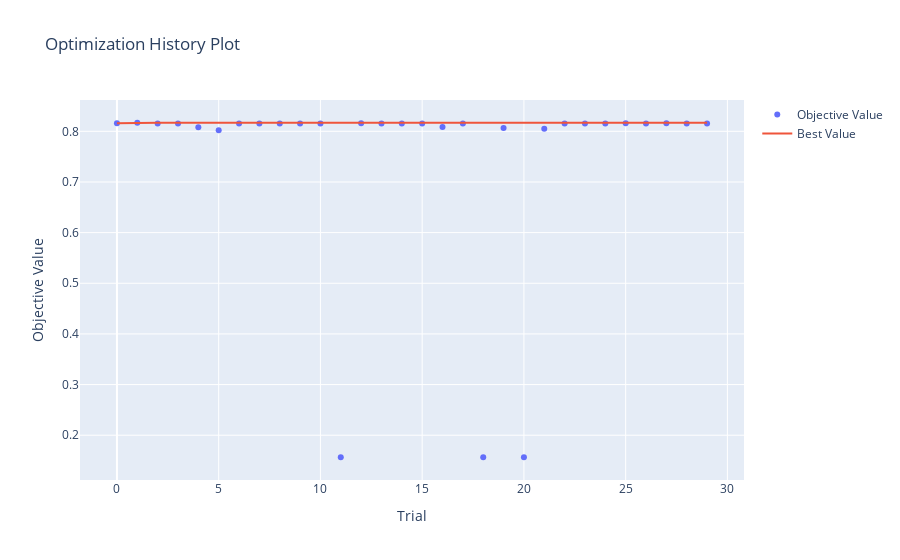

Notebook code for this chart:
### Code cell
optuna.visualization.plot_optimization_history(study)

### Figure 1 — Plotly figure (JSON) as saved in the notebook; plotly's stock layout.template omitted (floating-point values rounded to 4 significant figures)
{"data": [{"mode": "markers", "name": "Objective Value", "type": "scatter", "x": [0, 1, 2, 3, 4, 5, 6, 7, 8, 9, 10, 11, 12, 13, 14, 15, 16, 17, 18, 19, 20, 21, 22, 23, 24, 25, 26, 27, 28, 29], "y": [0.8159, 0.8169, 0.8155, 0.8155, 0.808, 0.8021, 0.8155, 0.8155, 0.8155, 0.8156, 0.8155, 0.1565, 0.8159, 0.8155, 0.8155, 0.8155, 0.8086, 0.8155, 0.1565, 0.8067, 0.1565, 0.8051, 0.8156, 0.8156, 0.8155, 0.8159, 0.8153, 0.8159, 0.8155, 0.8155]}, {"mode": "lines", "name": "Best Value", "type": "scatter", "x": [0, 1, 2, 3, 4, 5, 6, 7, 8, 9, 10, 11, 12, 13, 14, 15, 16, 17, 18, 19, 20, 21, 22, 23, 24, 25, 26, 27, 28, 29], "y": [0.8159, 0.8169, 0.8169, 0.8169, 0.8169, 0.8169, 0.8169, 0.8169, 0.8169, 0.8169, 0.8169, 0.8169, 0.8169, 0.8169, 0.8169, 0.8169, 0.8169, 0.8169, 0.8169, 0.8169, 0.8169, 0.8169, 0.8169, 0.8169, 0.8169, 0.8169, 0.8169, 0.8169, 0.8169, 0.8169]}, {"marker": {"color": "#cccccc"}, "mode": "markers", "name": "Infeasible Trial", "showlegend": false, "type": "scatter", "x": [], "y": []}], "layout": {"title": {"text": "Optimization History Plot"}, "xaxis": {"title": {"text": "Trial"}}, "yaxis": {"title": {"text": "Objective Value"}}}}
